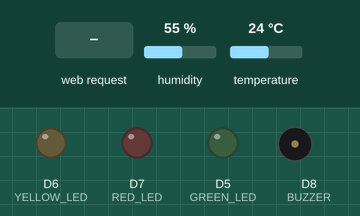
A sketch run on a simulated ESP8266 (NodeMCU). Shown: output pins drawn as LEDs (lit = HIGH), buzzer (waves = sounding, pin HIGH). Inputs (shaded band) come from the test bench; at power-on: humidity 55 %, temperature 24 °C. WiFi joins after 1.5 s; servers stay silent unless stated; what the sketch prints to the serial monitor is not drawn.

Above: at 2.7 s.
2.8 s: HTTP request GET / received
At 4.2 s:
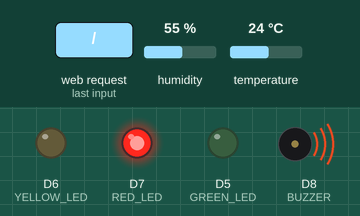
Timing chart, 0 to 5.8 s (numbered marks = the images above; inputs shaded):
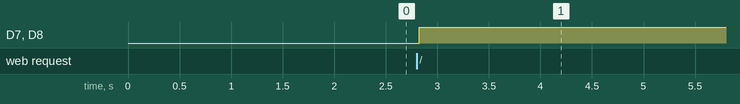

The sketch:

Weatherpredictor.ino
```cpp
#include <ESP8266WiFi.h>
#include <ESP8266WebServer.h>
#include <DHT.h>

#define DHTPIN D4
#define DHTTYPE DHT11

#define GREEN_LED D5
#define YELLOW_LED D6
#define RED_LED D7
#define BUZZER D8

const char* ssid = "Sadhana";
const char* password = "123456789";

ESP8266WebServer server(80);
DHT dht(DHTPIN, DHTTYPE);

String lastData[5];
int indexData = 0;

void storeData(String data)
{
  lastData[indexData] = data;
  indexData = (indexData + 1) % 5;
}

void handleRoot()
{
  float temp = dht.readTemperature();
  float hum = dht.readHumidity();

  String weather = "";

  digitalWrite(GREEN_LED, LOW);
  digitalWrite(YELLOW_LED, LOW);
  digitalWrite(RED_LED, LOW);
  digitalWrite(BUZZER, LOW);

  if(temp > 30 && temp < 60)
  {
    weather = "Sunny";
    digitalWrite(GREEN_LED, HIGH);
  }
  else if(temp >= 25 && temp <= 30)
  {
    weather = "Cloudy";
    digitalWrite(YELLOW_LED, HIGH);
  }
  else
  {
    weather = "Rainy";
    digitalWrite(RED_LED, HIGH);
    digitalWrite(BUZZER, HIGH);
  }

  String record =
      "Temp: " + String(temp) +
      " C | Humidity: " + String(hum) +
      "% | " + weather;

  storeData(record);

  String html = "<html><head>";
  html += "<meta http-equiv='refresh' content='5'>";
  html += "<title>Weather Prediction</title>";
  html += "</head><body>";

  html += "<h1>Weather Prediction System</h1>";
  html += "<h2>Temperature: " + String(temp) + " C</h2>";
  html += "<h2>Humidity: " + String(hum) + " %</h2>";
  html += "<h2>Prediction: " + weather + "</h2>";

  html += "<h3>Last 5 Readings</h3><ul>";

  for(int i=0;i<5;i++)
  {
    html += "<li>" + lastData[i] + "</li>";
  }

  html += "</ul>";
  html += "</body></html>";

  server.send(200, "text/html", html);
}

void setup()
{
  Serial.begin(115200);

  pinMode(GREEN_LED, OUTPUT);
  pinMode(YELLOW_LED, OUTPUT);
  pinMode(RED_LED, OUTPUT);
  pinMode(BUZZER, OUTPUT);

  dht.begin();

  WiFi.begin(ssid, password);

  while(WiFi.status() != WL_CONNECTED)
  {
    delay(500);
    Serial.print(".");
  }

  Serial.println("");
  Serial.println("WiFi Connected");
  Serial.println(WiFi.localIP());

  server.on("/", handleRoot);
  server.begin();
}

void loop()
{
  server.handleClient();
}
```

Measured:
- after the input at 2.8 s, D7 (RED_LED), D8 (BUZZER): LOW → HIGH at once
